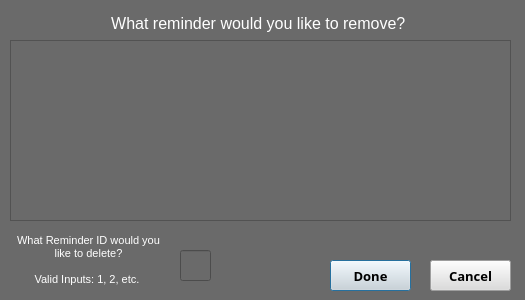
<?xml version="1.0" encoding="UTF-8"?>
<ui version="4.0">
 <class>RemoveWindow</class>
 <widget class="QDialog" name="RemoveWindow">
  <property name="geometry">
   <rect>
    <x>0</x>
    <y>0</y>
    <width>525</width>
    <height>300</height>
   </rect>
  </property>
  <property name="windowTitle">
   <string>Dialog</string>
  </property>
  <property name="styleSheet">
   <string notr="true">background-color: rgb(106, 106, 106);</string>
  </property>
  <widget class="QTextEdit" name="textEdit">
   <property name="geometry">
    <rect>
     <x>10</x>
     <y>10</y>
     <width>501</width>
     <height>31</height>
    </rect>
   </property>
   <property name="frameShape">
    <enum>QFrame::NoFrame</enum>
   </property>
   <property name="readOnly">
    <bool>true</bool>
   </property>
   <property name="html">
    <string>&lt;!DOCTYPE HTML PUBLIC &quot;-//W3C//DTD HTML 4.0//EN&quot; &quot;http://www.w3.org/TR/REC-html40/strict.dtd&quot;&gt;
&lt;html&gt;&lt;head&gt;&lt;meta name=&quot;qrichtext&quot; content=&quot;1&quot; /&gt;&lt;style type=&quot;text/css&quot;&gt;
p, li { white-space: pre-wrap; }
&lt;/style&gt;&lt;/head&gt;&lt;body style=&quot; font-family:'MS Shell Dlg 2'; font-size:8.25pt; font-weight:400; font-style:normal;&quot;&gt;
&lt;p align=&quot;center&quot; style=&quot; margin-top:0px; margin-bottom:0px; margin-left:0px; margin-right:0px; -qt-block-indent:0; text-indent:0px;&quot;&gt;&lt;span style=&quot; font-size:12pt; color:#ffffff;&quot;&gt;What reminder would you like to remove? &lt;/span&gt;&lt;/p&gt;&lt;/body&gt;&lt;/html&gt;</string>
   </property>
  </widget>
  <widget class="QPushButton" name="doneRemove">
   <property name="geometry">
    <rect>
     <x>330</x>
     <y>260</y>
     <width>81</width>
     <height>31</height>
    </rect>
   </property>
   <property name="font">
    <font>
     <family>Calisto MT</family>
     <pointsize>10</pointsize>
     <weight>75</weight>
     <bold>true</bold>
    </font>
   </property>
   <property name="styleSheet">
    <string notr="true">background-color: rgb(220, 220, 220);
border-color: rgb(255, 255, 255);</string>
   </property>
   <property name="text">
    <string>Done</string>
   </property>
  </widget>
  <widget class="QPushButton" name="cancelRemove">
   <property name="geometry">
    <rect>
     <x>430</x>
     <y>260</y>
     <width>81</width>
     <height>31</height>
    </rect>
   </property>
   <property name="font">
    <font>
     <family>Calisto MT</family>
     <pointsize>10</pointsize>
     <weight>75</weight>
     <bold>true</bold>
    </font>
   </property>
   <property name="styleSheet">
    <string notr="true">background-color: rgb(220, 220, 220);
border-color: rgb(255, 255, 255);</string>
   </property>
   <property name="text">
    <string>Cancel</string>
   </property>
  </widget>
  <widget class="QTextEdit" name="printInfo">
   <property name="geometry">
    <rect>
     <x>10</x>
     <y>40</y>
     <width>501</width>
     <height>181</height>
    </rect>
   </property>
   <property name="styleSheet">
    <string notr="true">color: rgb(255, 255, 255);
font: 9pt &quot;MS Shell Dlg 2&quot;;</string>
   </property>
   <property name="readOnly">
    <bool>false</bool>
   </property>
  </widget>
  <widget class="QTextEdit" name="textEdit_2">
   <property name="geometry">
    <rect>
     <x>13</x>
     <y>230</y>
     <width>151</width>
     <height>71</height>
    </rect>
   </property>
   <property name="frameShape">
    <enum>QFrame::NoFrame</enum>
   </property>
   <property name="readOnly">
    <bool>true</bool>
   </property>
   <property name="html">
    <string>&lt;!DOCTYPE HTML PUBLIC &quot;-//W3C//DTD HTML 4.0//EN&quot; &quot;http://www.w3.org/TR/REC-html40/strict.dtd&quot;&gt;
&lt;html&gt;&lt;head&gt;&lt;meta name=&quot;qrichtext&quot; content=&quot;1&quot; /&gt;&lt;style type=&quot;text/css&quot;&gt;
p, li { white-space: pre-wrap; }
&lt;/style&gt;&lt;/head&gt;&lt;body style=&quot; font-family:'MS Shell Dlg 2'; font-size:8.25pt; font-weight:400; font-style:normal;&quot;&gt;
&lt;p align=&quot;center&quot; style=&quot; margin-top:0px; margin-bottom:0px; margin-left:0px; margin-right:0px; -qt-block-indent:0; text-indent:0px;&quot;&gt;&lt;span style=&quot; color:#ffffff;&quot;&gt;What Reminder ID would you like to delete?&lt;/span&gt;&lt;/p&gt;
&lt;p align=&quot;center&quot; style=&quot;-qt-paragraph-type:empty; margin-top:0px; margin-bottom:0px; margin-left:0px; margin-right:0px; -qt-block-indent:0; text-indent:0px; color:#ffffff;&quot;&gt;&lt;br /&gt;&lt;/p&gt;
&lt;p align=&quot;center&quot; style=&quot; margin-top:0px; margin-bottom:0px; margin-left:0px; margin-right:0px; -qt-block-indent:0; text-indent:0px;&quot;&gt;&lt;span style=&quot; color:#ffffff;&quot;&gt;Valid Inputs: 1, 2, etc. &lt;/span&gt;&lt;/p&gt;&lt;/body&gt;&lt;/html&gt;</string>
   </property>
  </widget>
  <widget class="QLineEdit" name="removeChoice">
   <property name="geometry">
    <rect>
     <x>180</x>
     <y>250</y>
     <width>31</width>
     <height>31</height>
    </rect>
   </property>
   <property name="styleSheet">
    <string notr="true">color: rgb(255, 255, 255);</string>
   </property>
  </widget>
 </widget>
 <resources/>
 <connections/>
</ui>
